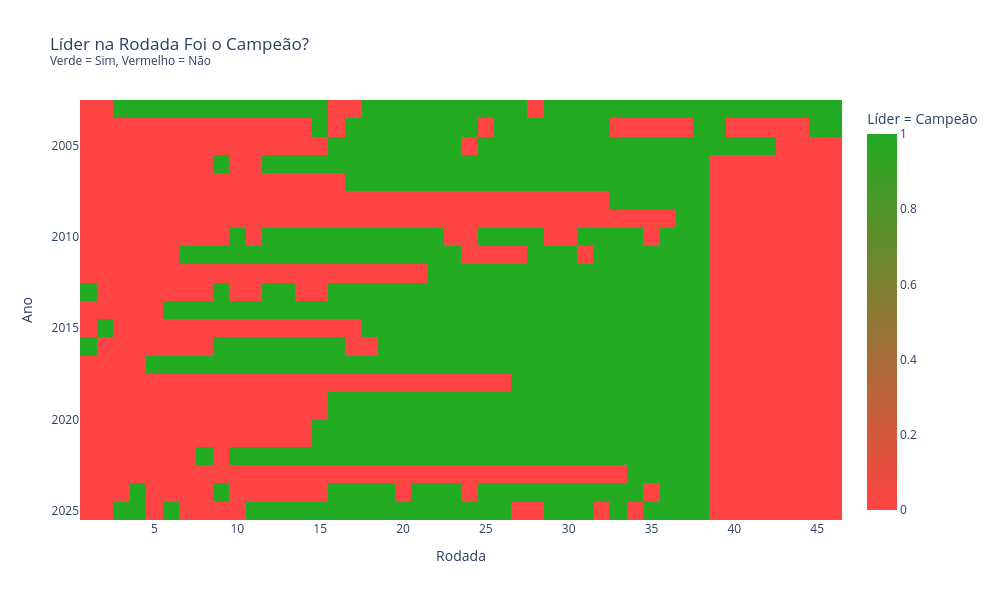

Notebook cell for this chart:
### Code cell
# Detalhamento: quem era líder em cada rodada de cada temporada
pivot = df_resultados.pivot(index="ano", columns="rodada", values="lider")

# Heatmap: líder foi campeão (1) ou não (0)
pivot_bool = df_resultados.pivot(index="ano", columns="rodada", values="lider_foi_campeao")
# Preencher NaN com False antes de converter para int (temporadas com rodadas diferentes)
pivot_bool = pivot_bool.fillna(False).astype(int)

fig2 = px.imshow(
    pivot_bool,
    labels=dict(x="Rodada", y="Ano", color="Líder = Campeão"),
    color_continuous_scale=["#ff4444", "#22aa22"],
    title="Líder na Rodada Foi o Campeão?<br><sup>Verde = Sim, Vermelho = Não</sup>",
    aspect="auto"
)
fig2.update_layout(width=1000, height=600, template="plotly_white")

# Adicionar texto no hover com nome do líder
customdata = pivot.values
fig2.update_traces(
    hovertemplate="Ano: %{y}<br>Rodada: %{x}<br>Líder: %{customdata}<extra></extra>",
    customdata=customdata
)

fig2.show()
fig2.write_html("../charts/lider_heatmap.html", include_plotlyjs="cdn")
print("Gráfico exportado: charts/lider_heatmap.html")

### Figure 1 — Plotly figure (JSON) as saved in the notebook; plotly's stock layout.template omitted (floating-point values rounded to 4 significant figures; data arrays with more than 128 entries replaced by an {"elided": "..."} marker saying what was removed)
{"data": [{"coloraxis": "coloraxis", "customdata": {"elided": "22x46 str values"}, "hovertemplate": "Ano: %{y}<br>Rodada: %{x}<br>Líder: %{customdata}<extra></extra>", "name": "0", "type": "heatmap", "x": [1, 2, 3, 4, 5, 6, 7, 8, 9, 10, 11, 12, 13, 14, 15, 16, 17, 18, 19, 20, 21, 22, 23, 24, 25, 26, 27, 28, 29, 30, 31, 32, 33, 34, 35, 36, 37, 38, 39, 40, 41, 42, 43, 44, 45, 46], "xaxis": "x", "y": [2003, 2004, 2005, 2006, 2007, 2008, 2009, 2010, 2011, 2012, 2013, 2014, 2015, 2016, 2017, 2018, 2019, 2021, 2022, 2023, 2024, 2025], "yaxis": "y", "z": {"elided": "22x46 int values"}}], "layout": {"coloraxis": {"colorbar": {"title": {"text": "Líder = Campeão"}}, "colorscale": [[0.0, "#ff4444"], [1.0, "#22aa22"]]}, "height": 600, "title": {"text": "Líder na Rodada Foi o Campeão?<br><sup>Verde = Sim, Vermelho = Não</sup>"}, "width": 1000, "xaxis": {"anchor": "y", "domain": [0.0, 1.0], "title": {"text": "Rodada"}}, "yaxis": {"anchor": "x", "autorange": "reversed", "domain": [0.0, 1.0], "title": {"text": "Ano"}}}}
